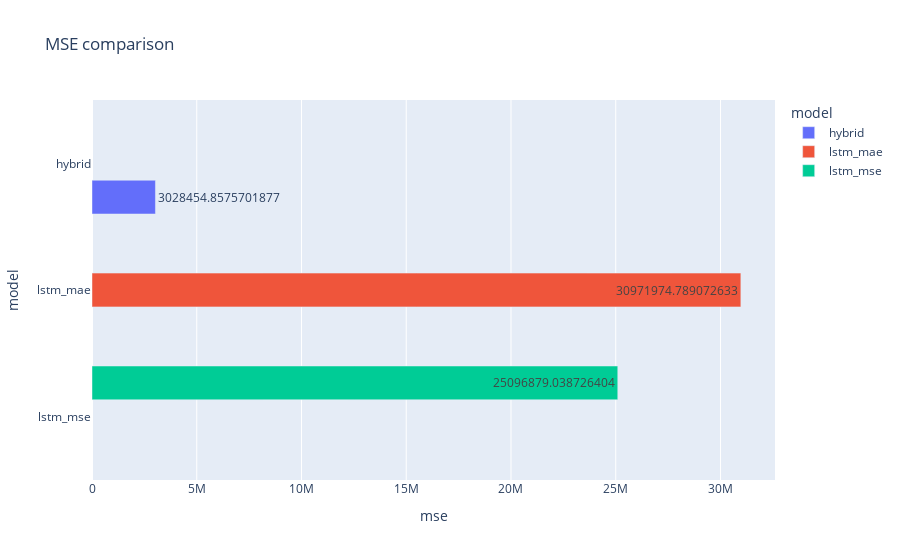

Write notebook code for a chart like this one.
### Code cell
mse_fig = px.bar(
    data_frame=eval_df,
    orientation='h',
    y='model',
    x='mse',
    color='model',
    text='mse',
    title="MSE comparison"
)
mse_fig.update_layout(barmode='group')
mse_fig.show()

### Figure 1 — Plotly figure (JSON) as saved in the notebook; plotly's stock layout.template omitted (floating-point values rounded to 4 significant figures)
{"data": [{"alignmentgroup": "True", "hovertemplate": "model=%{y}<br>mse=%{text}<extra></extra>", "legendgroup": "hybrid", "marker": {"color": "#636efa", "pattern": {"shape": ""}}, "name": "hybrid", "offsetgroup": "hybrid", "orientation": "h", "showlegend": true, "text": [3028000.0], "textposition": "auto", "type": "bar", "x": [3028000.0], "xaxis": "x", "y": ["hybrid"], "yaxis": "y"}, {"alignmentgroup": "True", "hovertemplate": "model=%{y}<br>mse=%{text}<extra></extra>", "legendgroup": "lstm_mae", "marker": {"color": "#EF553B", "pattern": {"shape": ""}}, "name": "lstm_mae", "offsetgroup": "lstm_mae", "orientation": "h", "showlegend": true, "text": [30970000.0], "textposition": "auto", "type": "bar", "x": [30970000.0], "xaxis": "x", "y": ["lstm_mae"], "yaxis": "y"}, {"alignmentgroup": "True", "hovertemplate": "model=%{y}<br>mse=%{text}<extra></extra>", "legendgroup": "lstm_mse", "marker": {"color": "#00cc96", "pattern": {"shape": ""}}, "name": "lstm_mse", "offsetgroup": "lstm_mse", "orientation": "h", "showlegend": true, "text": [25100000.0], "textposition": "auto", "type": "bar", "x": [25100000.0], "xaxis": "x", "y": ["lstm_mse"], "yaxis": "y"}], "layout": {"autosize": true, "barmode": "group", "legend": {"title": {"text": "model"}, "tracegroupgap": 0}, "title": {"text": "MSE comparison"}, "xaxis": {"anchor": "y", "autorange": true, "domain": [0, 1], "range": [0, 32600000.0], "title": {"text": "mse"}, "type": "linear"}, "yaxis": {"anchor": "x", "autorange": true, "categoryarray": ["lstm_mse", "lstm_mae", "hybrid"], "categoryorder": "array", "domain": [0, 1], "range": [-0.5, 2.5], "title": {"text": "model"}, "type": "category"}}}
